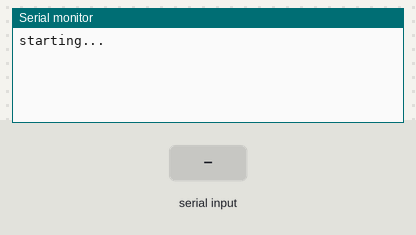
Recording of a sketch running on a simulated Arduino Uno, built with avr-gcc and run on an emulated ATmega328P. On the bench: the last lines printed to the serial monitor. The inputs (shaded band) are chosen by the test bench.

Above: at 1.2 s.
1.3 s: "1" received over the second serial link
At 2.0 s:
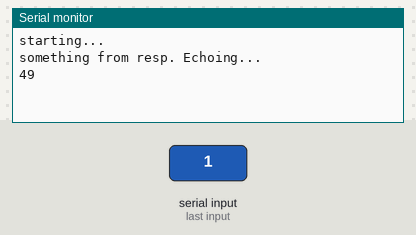
2.8 s: "0" received over the second serial link
At 4.0 s:
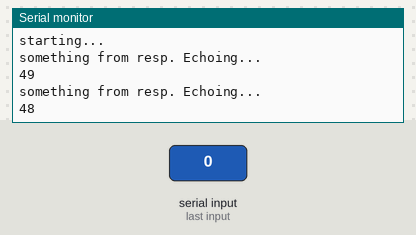
4.3 s: "2" received over the second serial link
At 5.4 s:
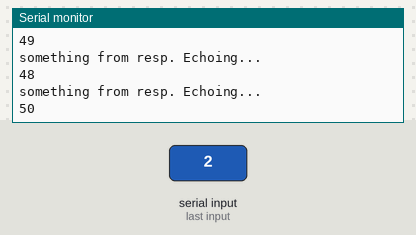

Measured:
- after the input at 1.3 s, the serial monitor: prints a new line at once (image 1)
- after the input at 2.8 s, the serial monitor: prints a new line at once (image 2)
- after the input at 4.3 s, the serial monitor: prints a new line at once (image 3)

The sketch:

test_arduino_swserial_initiator.ino
```cpp
#include <SoftwareSerial.h>

SoftwareSerial mySerialInitiator(10,11);//Rx,Tx
/*
 *  note - we shall establish a protocol to understand things easily. For now, nano1.10-->nano2.11 and vice versa
 */

void setup() {
  // put your setup code here, to run once:
  Serial.begin(9600);
  Serial.println("starting...");

  mySerialInitiator.begin(9600);
  mySerialInitiator.println("Hello World from Initiator!");

}

void loop() {
  // put your main code here, to run repeatedly:
  if (mySerialInitiator.available() > 0 ) {
    Serial.println("something from resp. Echoing...");
    Serial.println(mySerialInitiator.read());
  }
}
```
